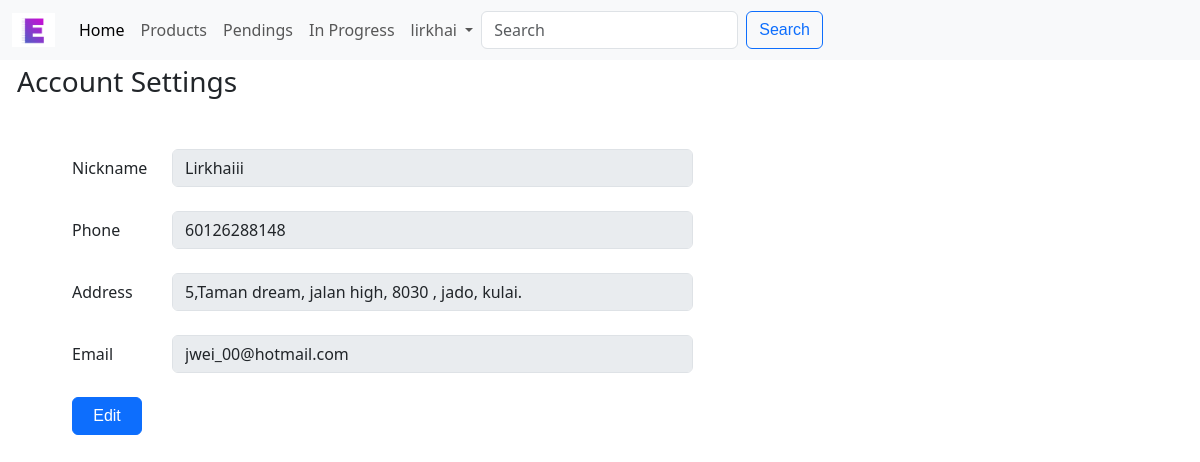
Page /settings (signed in) on the earlier database version.
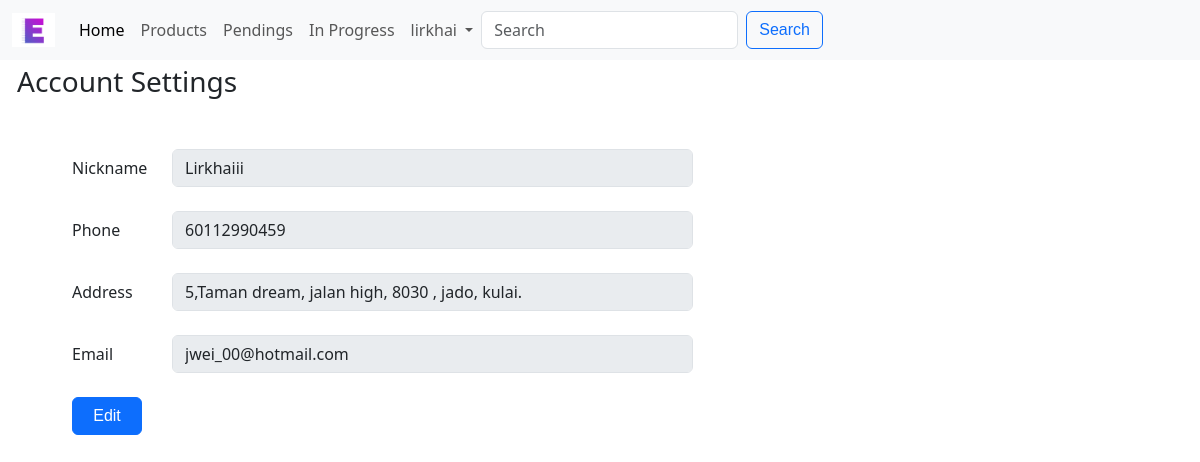
Same page on the later database version.
### esb/models.py (models this page shows, shortened)
class User(AbstractUser):
    email_token = models.CharField(max_length=200)
    email_is_verified = models.BooleanField(default=False)

class Customer(models.Model):
    user = models.OneToOneField(
        User, on_delete=models.CASCADE, null=True, unique=True)
    name = models.CharField(max_length=100, null=True)
    phone = models.CharField(max_length=100, null=True)
    address = models.CharField(max_length=200, null=True)

### esb/views.py (the view)
# urls.py: path("settings", views.settings_view, name="settings"),
@login_required
def settings_view(request):
    user = User.objects.get(username=request.user.username)
    return render(request, "esb/settings.html", {"user": user})

### esb/templates/esb/settings.html (shortened to what this page needs)
{% extends "esb/layout.html" %}
{% block body %}
    <div id="settings-view" class="container-fluid">
        <h3>Account Settings</h3>
        <div style="margin: 50px;">
            <form id="settings-form">
                <div class="row mb-4" style="display: flex;">
                    <label class="col-sm-1 col-form-label" style="width:100px;">Nickname</label>
                    <div class="col-sm-6">
                        <input disabled id="username" class="form-control" value="{{ user.customer.name }}">
                    </div>
                </div>
                <div class="row mb-4" style="display: flex;">
                    <label class="col-sm-1 col-form-label" style="width:100px;">Phone</label>
                    <div class="col-sm-6">
                        <input id="phone" disabled class="form-control" value="{{ user.customer.phone }}">
                    </div>
                </div>
                <div class="row mb-4" style="display: flex;">
                    <label class="col-sm-1 col-form-label" style="width:100px;">Address</label>
                    <div class="col-sm-6">
                        <input id="address" disabled class="form-control" value="{{ user.customer.address }}">
                    </div>
                </div>
                <div class="row mb-4" style="display: flex;">
                    <label class="col-sm-1 col-form-label" style="width:100px;">Email</label>
                    <div class="col-sm-6">
                        <input disabled class="form-control" value="{{ user.email }}">
                    </div>
                </div>
                <button id="btn-edit" class="btn btn-primary">Edit</button>
            </form>
        </div>
    </div>
{% endblock %}

### esb/templates/esb/layout.html (shortened to what this page needs)
{% load static %}
<!DOCTYPE html>
<html lang="en">
    <head>
        <link href="https://cdn.jsdelivr.net/npm/bootstrap@5.3.0-alpha1/dist/css/bootstrap.min.css" rel="stylesheet"
>
        <link rel="stylesheet" href="{% static 'esb/styles.css' %}">
    </head>
    <body>
        <nav class="navbar navbar-expand-lg bg-body-tertiary fixed-top">
            <div class="container-fluid">
                <a class="navbar-brand" href="#">
                    <img src="{% static 'esb/image/ESB.jpg' %}" alt="Esb" width="43" height="34">
                </a>
                <div class="collapse navbar-collapse" id="navbarNavDropdown" style="text-align:center;">
                    <ul class="navbar-nav">
                        <li class="nav-item">
                            <a class="nav-link active" aria-current="page" href="{% url 'index' %}">Home</a>
                        </li>
                        <li class="nav-item">
                            <a class="nav-link" href="{% url 'category' %}">Products</a>
                        </li>
                        <li class="nav-item">
                            <a class="nav-link" href="{% url 'pendings' %}">Pendings</a>
                        </li>
                        <li class="nav-item">
                            <a class="nav-link" href="{% url 'inprogress' %}">In Progress</a>
                        </li>
                        {% if request.user.is_authenticated %}
                        <li class="nav-item dropdown" style="text-align:center;">
                            <a class="nav-link dropdown-toggle" href="#" role="button" data-bs-toggle="dropdown" aria-expanded="false">
                                {{ user.username }}
                            </a>
                        </li>
                        {% endif %}
                    </ul>
                    <form action="{% url 'search_products' %}"class="d-flex" role="search" method="get">
                        <input class="form-control me-2" type="search" placeholder="Search" aria-label="Search" name="q">
                        <button class="btn btn-outline-primary" type="submit">Search</button>
                    </form>
                </div>
            </div>
        </nav>
    {% block body %}
    {% endblock %}
    </body>
</html>

Differences in the rows shown:
changed User "lirkhai": customer.phone "60126288148" → "60112990459"
